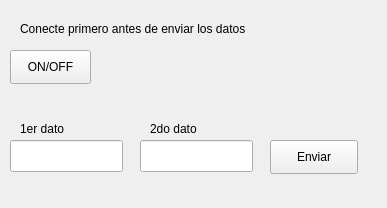
<?xml version="1.0" encoding="UTF-8"?>
<ui version="4.0">
 <class>Suma</class>
 <widget class="QMainWindow" name="Suma">
  <property name="geometry">
   <rect>
    <x>0</x>
    <y>0</y>
    <width>387</width>
    <height>208</height>
   </rect>
  </property>
  <property name="windowTitle">
   <string>Suma de dos numeros</string>
  </property>
  <widget class="QWidget" name="centralwidget">
   <widget class="QPushButton" name="btn_conectar">
    <property name="geometry">
     <rect>
      <x>10</x>
      <y>50</y>
      <width>81</width>
      <height>34</height>
     </rect>
    </property>
    <property name="text">
     <string>ON/OFF</string>
    </property>
   </widget>
   <widget class="QLineEdit" name="txt_1">
    <property name="geometry">
     <rect>
      <x>10</x>
      <y>140</y>
      <width>113</width>
      <height>32</height>
     </rect>
    </property>
    <property name="text">
     <string/>
    </property>
    <property name="maxLength">
     <number>3</number>
    </property>
   </widget>
   <widget class="QLineEdit" name="txt_2">
    <property name="geometry">
     <rect>
      <x>140</x>
      <y>140</y>
      <width>113</width>
      <height>32</height>
     </rect>
    </property>
    <property name="text">
     <string/>
    </property>
    <property name="maxLength">
     <number>3</number>
    </property>
   </widget>
   <widget class="QLabel" name="label">
    <property name="geometry">
     <rect>
      <x>20</x>
      <y>120</y>
      <width>58</width>
      <height>18</height>
     </rect>
    </property>
    <property name="text">
     <string>1er dato</string>
    </property>
   </widget>
   <widget class="QLabel" name="label_2">
    <property name="geometry">
     <rect>
      <x>150</x>
      <y>120</y>
      <width>58</width>
      <height>18</height>
     </rect>
    </property>
    <property name="text">
     <string>2do dato</string>
    </property>
   </widget>
   <widget class="QPushButton" name="btn_enviar">
    <property name="geometry">
     <rect>
      <x>270</x>
      <y>140</y>
      <width>88</width>
      <height>34</height>
     </rect>
    </property>
    <property name="text">
     <string>Enviar</string>
    </property>
   </widget>
   <widget class="QLabel" name="label_3">
    <property name="geometry">
     <rect>
      <x>20</x>
      <y>20</y>
      <width>321</width>
      <height>18</height>
     </rect>
    </property>
    <property name="text">
     <string>Conecte primero antes de enviar los datos</string>
    </property>
   </widget>
  </widget>
 </widget>
 <resources/>
 <connections/>
</ui>
